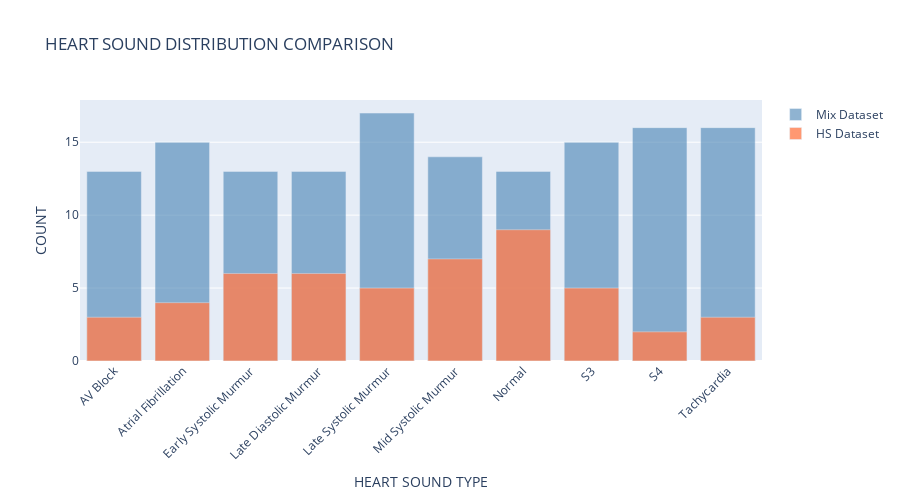

The notebook cell this image was saved under:
### Code cell
fig = go.Figure()

# Mix dataset (more transparent, behind)
fig.add_trace(
    go.Bar(
        x=all_types, 
        y=mix_values, 
        name="Mix Dataset",
        marker_color='steelblue',
        opacity=0.6
    )
)

# HS dataset (less transparent, in front)
fig.add_trace(
    go.Bar(
        x=all_types, 
        y=heart_values, 
        name="HS Dataset",
        marker_color='coral',
        opacity=0.8
    )
)

fig.update_layout(
    title="Heart Sound Distribution Comparison".upper(),
    xaxis_title="Heart Sound Type".upper(),
    yaxis_title="Count".upper(),
    barmode='overlay',  # Overlay bars instead of grouping
    height=500,
    xaxis={'tickangle': -45}
)

fig.show()

### Figure 1 — Plotly figure (JSON) as saved in the notebook; plotly's stock layout.template omitted (floating-point values rounded to 4 significant figures)
{"data": [{"marker": {"color": "steelblue"}, "name": "Mix Dataset", "opacity": 0.6, "type": "bar", "x": ["AV Block", "Atrial Fibrillation", "Early Systolic Murmur", "Late Diastolic Murmur", "Late Systolic Murmur", "Mid Systolic Murmur", "Normal", "S3", "S4", "Tachycardia"], "y": [13, 15, 13, 13, 17, 14, 13, 15, 16, 16]}, {"marker": {"color": "coral"}, "name": "HS Dataset", "opacity": 0.8, "type": "bar", "x": ["AV Block", "Atrial Fibrillation", "Early Systolic Murmur", "Late Diastolic Murmur", "Late Systolic Murmur", "Mid Systolic Murmur", "Normal", "S3", "S4", "Tachycardia"], "y": [3, 4, 6, 6, 5, 7, 9, 5, 2, 3]}], "layout": {"barmode": "overlay", "height": 500, "title": {"text": "HEART SOUND DISTRIBUTION COMPARISON"}, "xaxis": {"tickangle": -45, "title": {"text": "HEART SOUND TYPE"}}, "yaxis": {"title": {"text": "COUNT"}}}}
